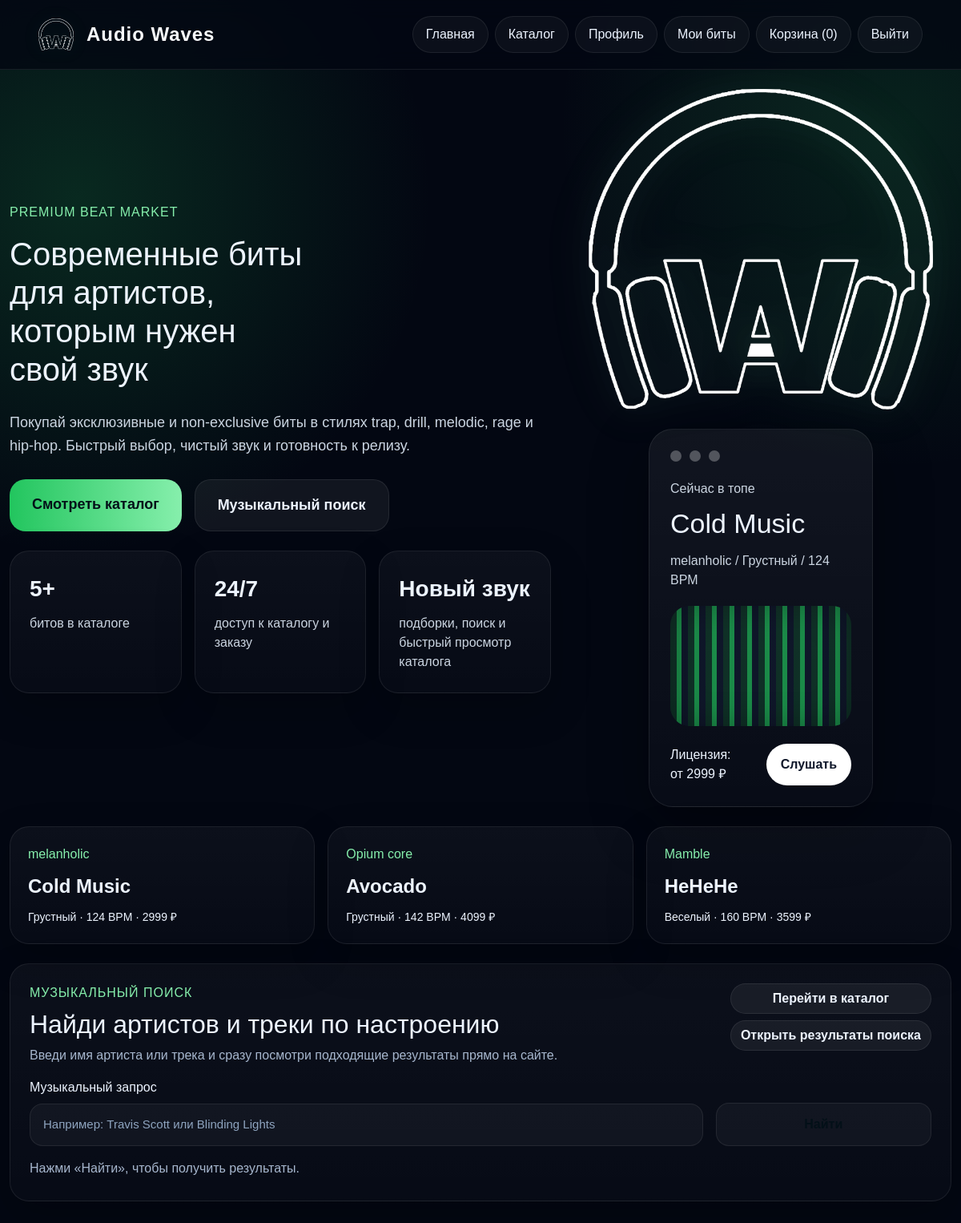
The app's page / (signed in) with its own data.
### models.py (models this page shows, shortened)
class Beat(db.Model):
    id = db.Column(db.Integer, primary_key=True)
    title = db.Column(db.String(150), nullable=False)
    category = db.Column(db.String(80), nullable=False)
    mood = db.Column(db.String(80), nullable=False)
    bpm = db.Column(db.Integer, nullable=False)
    beat_key = db.Column(db.String(30), nullable=False)
    price = db.Column(db.Float, nullable=False)
    description = db.Column(db.Text, default='')
    preview_file = db.Column(db.String(255), nullable=False)
    cover_file = db.Column(db.String(255), nullable=False, default='default-cover.jpg')
    is_featured = db.Column(db.Boolean, default=False)
    status = db.Column(db.String(20), default='approved', nullable=False)
    submitted_by_user_id = db.Column(db.Integer, db.ForeignKey('user.id'), nullable=True)
    moderation_note = db.Column(db.String(255), default='', nullable=False)
    created_at = db.Column(db.DateTime, default=datetime.utcnow)
    favorites = db.relationship('Favorite', backref='beat', cascade='all, delete-orphan')
    cart_items = db.relationship('CartItem', backref='beat', cascade='all, delete-orphan')

### routes/web.py (the view)
    @app.route('/')
    def index():
        featured_beats = Beat.query.filter_by(is_featured=True, status='approved').order_by(Beat.created_at.desc()).limit(3).all()
        beats_count = Beat.query.filter_by(status='approved').count()
        return render_template('index.html', featured_beats=featured_beats, beats_count=beats_count)

### app.py (called while the page is built)
def create_app():
    app = Flask(__name__)
    app.config.from_object(Config)
    prepare_folders()
    db.init_app(app)
    login_manager.init_app(app)
    login_manager.login_view = 'login'
    login_manager.login_message = 'Сначала войдите в аккаунт.'
    @login_manager.user_loader
    def load_user(user_id):
        return db.session.get(User, int(user_id))
    register_context_processors(app)
    register_routes(app)
    with app.app_context():
        db.create_all()
        seed_data()
    return app

### context_processors.py (called while the page is built)
def register_context_processors(app):
    @app.context_processor
    def inject_cart_count():
        count = 0
        if current_user.is_authenticated:
            count = CartItem.query.filter_by(user_id=current_user.id).count()
        return {'cart_count': count}

### models.py (called while the page is built)
    @property
    def is_admin(self):
        return self.role == 'admin'

    @property
    def is_beatmaker(self):
        return self.role == 'beatmaker'

### templates/index.html (shortened to what this page needs)
{% extends 'base.html' %}
{% block content %}
<section class="landing-hero row g-4 align-items-center mb-4">
    <div class="col-lg-7">
        <p class="eyebrow neon">Premium beat market</p>
        <h1>Современные биты<br>для артистов,<br>которым нужен<br>свой звук</h1>
        <p class="landing-text">Покупай эксклюзивные и non-exclusive биты в стилях trap, drill, melodic, rage и hip-hop. Быстрый выбор, чистый звук и готовность к релизу.</p>
        <div class="landing-actions d-flex flex-wrap gap-3 mb-4">
            <a class="btn hero-btn" href="{{ url_for('catalog') }}">Смотреть каталог</a>
            <a class="btn ghost hero-btn" href="#music-search">Музыкальный поиск</a>
        </div>
        <div class="row g-3 stats-row">
            <div class="col-md-4">
                <div class="feature-stat h-100">
                    <strong>{{ beats_count }}+</strong>
                    <span>битов в каталоге</span>
                </div>
            </div>
            <div class="col-md-4">
                <div class="feature-stat h-100">
                    <strong>24/7</strong>
                    <span>доступ к каталогу и заказу</span>
                </div>
            </div>
            <div class="col-md-4">
                <div class="feature-stat h-100">
                    <strong>Новый звук</strong>
                    <span>подборки, поиск и быстрый просмотр каталога</span>
                </div>
            </div>
        </div>
    </div>
    <div class="col-lg-5">
        <div class="landing-visual">
            <div class="aw-logo-wrap text-center mb-4">
                <img class="hero-logo" src="{{ url_for('static', filename='logo.png') }}" alt="Audio Waves logo">
            </div>
            {% set top_beat = featured_beats[0] if featured_beats else none %}
            <div class="hero-track-card mx-auto">
                <div class="hero-dots"><span></span><span></span><span></span></div>
                <p class="hero-card-label">Сейчас в топе</p>
                {% if top_beat %}
                    <h3>{{ top_beat.title }}</h3>
                    <p>{{ top_beat.category }} / {{ top_beat.mood }} / {{ top_beat.bpm }} BPM</p>
                    <div class="hero-wave"></div>
                    <div class="hero-card-bottom">
                        <span>Лицензия:<br>от {{ (top_beat.price * 1)|int }} ₽</span>
                        <a class="play-pill" href="{{ url_for('beat_detail', beat_id=top_beat.id) }}">Слушать</a>
                    </div>
                {% endif %}
            </div>
        </div>
    </div>
</section>
<section class="featured-grid landing-featured row g-3 mb-4">
    {% for beat in featured_beats %}
        <div class="col-md-4">
            <a class="featured-card h-100" href="{{ url_for('beat_detail', beat_id=beat.id) }}">
                <span>{{ beat.category }}</span>
                <strong>{{ beat.title }}</strong>
                <small>{{ beat.mood }} · {{ beat.bpm }} BPM · {{ '%.0f'|format(beat.price) }} ₽</small>
            </a>
        </div>
    {% endfor %}
</section>
<section id="music-search" class="panel p-4 mb-4">
    <div class="d-flex flex-wrap justify-content-between align-items-start gap-3 mb-3">
        <div>
            <p class="eyebrow mb-2">Музыкальный поиск</p>
            <h2 class="mb-2">Найди артистов и треки по настроению</h2>
            <p class="muted mb-0">Введи имя артиста или трека и сразу посмотри подходящие результаты прямо на сайте.</p>
        </div>
        <div class="api-links d-flex flex-column gap-2">
            <a class="btn ghost" href="{{ url_for('catalog') }}">Перейти в каталог</a>
            <a class="btn ghost" href="{{ url_for('api_music_search') }}?term=drake" target="_blank">Открыть результаты поиска</a>
        </div>
    </div>
    <div class="row g-3 align-items-end">
        <div class="col-md-9">
            <label class="form-label">Музыкальный запрос</label>
            <input id="musicSearchInput" class="form-control" type="text" placeholder="Например: Travis Scott или Blinding Lights">
        </div>
        <div class="col-md-3 d-grid">
            <button id="musicSearchBtn" class="btn" type="button">Найти</button>
        </div>
    </div>
    <div id="musicSearchStatus" class="muted mt-3">Нажми «Найти», чтобы получить результаты.</div>
</section>
{% endblock %}

### static/style.css (style rules this page uses)
:root { --bg: #030712; --card: #0f1720; --line: rgba(255,255,255,0.08); --text: #edf4ff; --muted: #a7b7ce; --accent: #22c55e; --accent-2: #86efac; --danger: #ff6b6b; }
* { box-sizing: border-box; }
body { margin: 0; font-family: Arial, sans-serif; background: radial-gradient(circle at 8% 16%, rgba(34, 197, 94, 0.18), transparent 26%), radial-gradient(circle at 94% 10%, rgba(34, 197, 94, 0.14), transparent 24%), var(--bg); color: var(--text); }
a { color: inherit; text-decoration: none; }
img { width: 100%; display: block; }
.nav .nav-link, .btn { border-radius: 999px; transition: 0.2s; }
.hero, .panel, .featured-card, .beat-card, .empty-box, .stat-card, .feature-stat, .api-card { background: linear-gradient(180deg, rgba(255,255,255,0.04), rgba(255,255,255,0.02)); border: 1px solid var(--line); border-radius: 24px; box-shadow: 0 20px 50px rgba(0,0,0,0.22); }
.hero-text, .muted, .meta, .desc, .why-list, .api-card-body small { color: var(--muted); }
.eyebrow { color: var(--accent-2); text-transform: uppercase; letter-spacing: 1px; }
.featured-card { padding: 22px; min-height: 140px; display: flex; flex-direction: column; gap: 10px; }
.featured-card span { color: var(--accent-2); }
.featured-card strong { font-size: 24px; }
input, select, textarea, button, .form-control, .form-select { width: 100%; border: 1px solid var(--line) !important; background: rgba(255,255,255,0.04) !important; color: var(--text) !important; border-radius: 16px !important; padding: 14px 16px !important; font-size: 15px; }
.form-control::placeholder { color: #8ea4bf; }
button, .btn { border: none; background: linear-gradient(90deg, var(--accent), var(--accent-2)); color: #031018 !important; font-weight: 700; cursor: pointer; }
.btn.ghost { background: rgba(255,255,255,0.06) !important; color: var(--text) !important; border: 1px solid rgba(255,255,255,0.08) !important; }
.neon { color: #86efac; }
.landing-text { max-width: 760px; font-size: 18px; line-height: 1.6; color: #cbd5e1; margin: 28px 0; }
.hero-btn { padding: 18px 28px !important; border-radius: 20px !important; font-size: 18px; }
.stats-row .feature-stat { padding: 26px 24px; }
.feature-stat strong { display: block; font-size: 28px; margin-bottom: 10px; }
.feature-stat span { color: #cbd5e1; }
.hero-logo { width: min(430px, 100%); object-fit: contain; filter: drop-shadow(0 0 22px rgba(255,255,255,0.12)) drop-shadow(0 0 26px rgba(34,197,94,0.18)); }
.aw-logo-wrap { min-height: 320px; display: grid; place-items: center; }
.hero-track-card { width: min(100%, 280px); padding: 26px; border-radius: 30px; border: 1px solid rgba(255,255,255,0.08); background: linear-gradient(180deg, rgba(255,255,255,0.06), rgba(255,255,255,0.025)); box-shadow: 0 25px 70px rgba(0,0,0,0.34); }
.hero-dots { display: flex; gap: 10px; margin-bottom: 22px; }
.hero-dots span { width: 14px; height: 14px; border-radius: 50%; background: rgba(255,255,255,0.28); }
.hero-card-label { color: #dbeafe; margin: 0 0 14px; }
.hero-track-card h3 { font-size: 34px; line-height: 1.05; margin: 0 0 16px; }
.hero-track-card p { color: #cbd5e1; }
.hero-wave { height: 150px; border-radius: 24px; margin: 20px 0 22px; background: repeating-linear-gradient(90deg, rgba(34,197,94,0.18) 0 8px, rgba(34,197,94,0.68) 8px 14px, rgba(15,23,42,0.95) 14px 22px); box-shadow: inset 0 0 40px rgba(0,0,0,0.3); }
.hero-card-bottom { display: flex; justify-content: space-between; align-items: center; gap: 14px; }
.play-pill { min-width: 92px; text-align: center; padding: 14px 18px; border-radius: 999px; background: #ffffff; color: #0f172a; font-weight: 800; }
.api-links .btn { white-space: nowrap; }
.btn, button, .auth-form button, .admin-form button, .filters-form button, .play-btn { color: #031018 !important; font-weight: 800 !important; }

### records on screen
Beat: title "Cold Music", category "melanholic", mood "Грустный", bpm "124", (top_beat.price*1)|int "2999", price "2999"
Beat: category "Opium core", title "Avocado", mood "Грустный", bpm "142", price "4099"
Beat: category "Mamble", title "HeHeHe", mood "Веселый", bpm "160", price "3599"

### other values on screen
{{ cart_count }} "0"
{{ beats_count }} "5"
